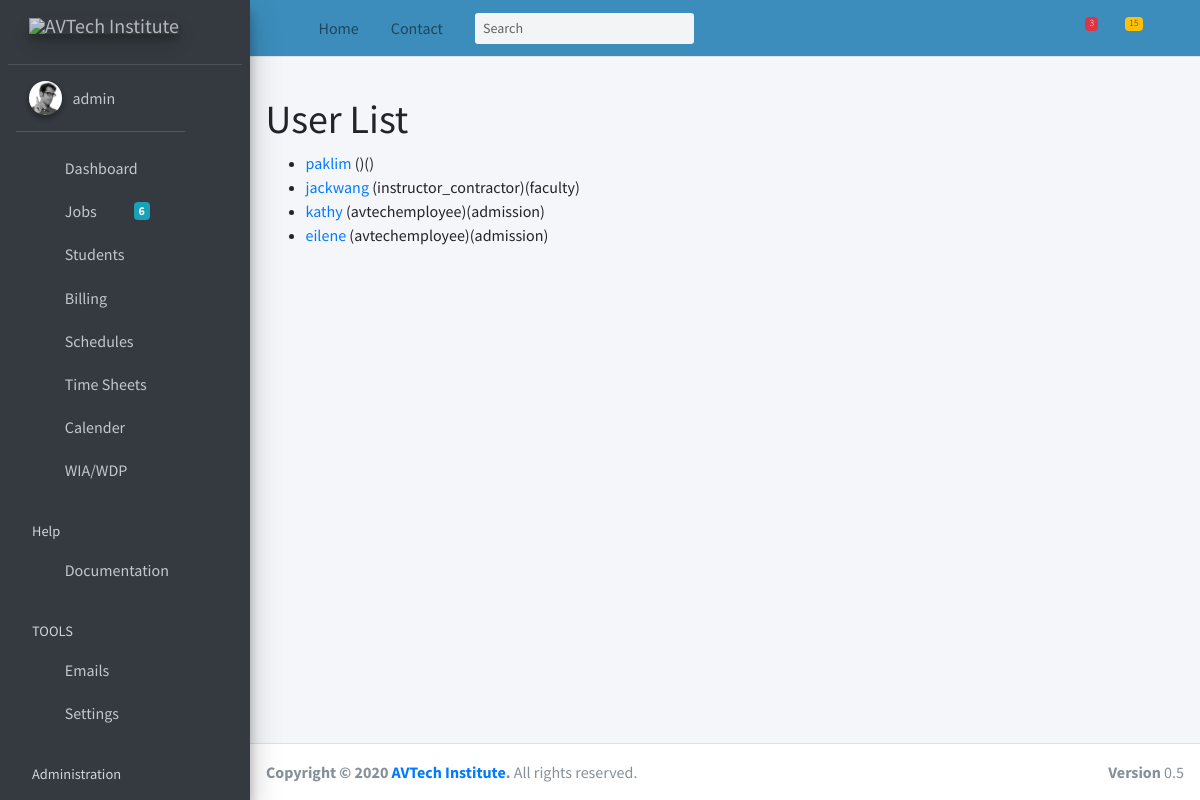
The page /home/userprofiles/ (signed in) on the database its author committed.
### home/models.py (models this page shows, shortened)
class UserProfile(models.Model):
    user = models.OneToOneField(User, on_delete=models.CASCADE)
    website = models.URLField(blank=True)
    picture = models.ImageField(upload_to='profile_images', blank=True)
    role = models.CharField(max_length=32, choices=USER_ROLE_CHOICES)
    avtech_department = models.CharField(max_length=32, choices=AVTECH_DEPARTMENT_CHOICES)
    def get_absolute_url(self):
        return reverse('home:userprofile-detail', kwargs={'pk' : self.id})
    class Meta:
        permissions = (("can_list_userprofiles", "List All User Profiles"),)

### home/views.py (the view)
# urls.py: path('userprofiles/', views.UserProfileListView.as_view(), name='list_userprofiles'),
class UserProfileListView(PermissionRequiredMixin, generic.ListView):
    model = UserProfile
    context_object_name = 'userprofile_list'  # your own name for the list as a template variable
    queryset = UserProfile.objects.filter  # Get all the users
    template_name = 'home/userprofile_list.html'  # Specify your own template name/location
    permission_required = 'home.can_list_userprofiles'
    def get_queryset(self):
        return UserProfile.objects.all()  # Get all users
    def get_context_data(self, **kwargs):
        context = super(UserProfileListView, self).get_context_data(**kwargs)
        context["jack"] = 'This is just some data'
        return context

### home/templates/home/userprofile_list.html (shortened to what this page needs)
{% extends "base.html" %}
{% load static %}
{% block UserProfile %}
    <li class="nav-item has-treeview">
        <a href="#" class="nav-link">
        </a>
    </li>
{% endblock %}
{% block content %}
    <h1>User List</h1>
    {% if userprofile_list %}
        <ul>
            {% for userprofile in userprofile_list %}
                <li>
                    <a href="{{ userprofile.get_absolute_url }}">
                        {{ userprofile.user }}
                    </a>
                    ({{ userprofile.role }})({{ userprofile.avtech_department }})
                </li>
            {% endfor %}
        </ul>
    {% else %}
        <p>There are no users in the system.</p>
    {% endif %}
{% endblock %}

### templates/base.html (shortened to what this page needs)
{% load static %}
<!DOCTYPE html>
<html lang="en">
<head>
    <link rel="stylesheet" href="{% static 'AdminLTE-3.0.5/plugins/fontawesome-free/css/all.min.css' %}">
    <link rel="stylesheet" href="https://code.ionicframework.com/ionicons/2.0.1/css/ionicons.min.css">
    <link rel="stylesheet"
          href="{% static 'AdminLTE-3.0.5/plugins/tempusdominus-bootstrap-4/css/tempusdominus-bootstrap-4.min.css' %}">
    <link rel="stylesheet" href="{% static 'AdminLTE-3.0.5/plugins/icheck-bootstrap/icheck-bootstrap.min.css' %}">
    <link rel="stylesheet" href="{% static 'AdminLTE-3.0.5/plugins/jqvmap/jqvmap.min.css' %}">
    <link rel="stylesheet" href="{% static 'AdminLTE-3.0.5/dist/css/adminlte.min.css' %}">
    <link rel="stylesheet" href="{% static 'AdminLTE-3.0.5/plugins/overlayScrollbars/css/OverlayScrollbars.min.css' %}">
    <link rel="stylesheet" href="{% static 'AdminLTE-3.0.5/plugins/daterangepicker/daterangepicker.css' %}">
    <link rel="stylesheet" href="{% static 'AdminLTE-3.0.5/plugins/summernote/summernote-bs4.css' %}">
</head>
<body class="hold-transition sidebar-mini layout-fixed">
<div class="wrapper">
    <nav class="main-header navbar navbar-expand navbar-lightblue navbar-light">
        <ul class="navbar-nav">
            <li class="nav-item">
                <a class="nav-link" data-widget="pushmenu" href="#" role="button"><i class="fas fa-bars"></i></a>
            </li>
            <li class="nav-item d-none d-sm-inline-block">
                <a href="index3.html" class="nav-link">Home</a>
            </li>
            <li class="nav-item d-none d-sm-inline-block">
                <a href="#" class="nav-link">Contact</a>
            </li>
        </ul>
        <form class="form-inline ml-3">
            <div class="input-group input-group-sm">
                <input class="form-control form-control-navbar" type="search" placeholder="Search" aria-label="Search">
                <div class="input-group-append">
                    <button class="btn btn-navbar" type="submit">
                        <i class="fas fa-search"></i>
                    </button>
                </div>
            </div>
        </form>
        <ul class="navbar-nav ml-auto">
            <li class="nav-item dropdown">
                <a class="nav-link" data-toggle="dropdown" href="#">
                    <i class="far fa-comments"></i>
                    <span class="badge badge-danger navbar-badge">3</span>
                </a>
            </li>
            <li class="nav-item dropdown">
                <a class="nav-link" data-toggle="dropdown" href="#">
                    <span class="badge badge-warning navbar-badge">15</span>
                </a>
            </li>
            <li class="nav-item dropdown">
                <a class="nav-link" data-toggle="dropdown" href="#">
                    <i class="far fa-user-circle"></i>
                </a>
            </li>
        </ul>
    </nav>
    {% block  sidebar %}
    <aside class="main-sidebar navbar sidebar-dark-lightblue elevation-4">
        <a href="index3.html" class="brand-link navbar-dark">
            <img src="{% static "images/avtech_logo_top.png" %}" alt="AVTech Institute" class="brand-image elevation-3"
                 style="opacity: .8">
            <span class="brand-text font-weight-light">&nbsp;</span>
        </a>
        <div class="sidebar">
            <div class="user-panel mt-3 pb-3 mb-3 d-flex">
                <div class="image">
                    <img src="dist/img/user2-160x160.jpg" class="img-circle elevation-2" alt="User Image">
                </div>
                <div class="info">
                    <a href="#" class="d-block">
                        {{ request.user }}
                    </a>
                </div>
            </div>
            <nav class="mt-2">
                <ul class="nav nav-pills nav-sidebar flex-column" data-widget="treeview" role="menu"
                    data-accordion="false">
                    <li class="nav-item">
                        <a href="#" class="nav-link">
                            <i class="nav-icon fas fa-tachometer-alt"></i>
                            <p>
                                Dashboard
                            </p>
                        </a>
                    </li>
                    <li class="nav-item has-treeview">
                        {% block Jobs_Application_Menu %}
                            <a href="#" class="nav-link">
                                <i class="nav-icon fas fa-copy"></i>
                                <p>
                                    Jobs
                                    <i class="fas fa-angle-left right"></i>
                                    <span class="badge badge-info right">6</span>
                                </p>
                            </a>
                        {% endblock %}
                    </li>
                    <li class="nav-item has-treeview">
                        {% block Stude_Application_Menus %}
                            <a href="#" class="nav-link">
                                <i class="nav-icon fas fa-chart-pie"></i>
                                <p>
                                    Students
                                    <i class="right fas fa-angle-left"></i>
                                </p>
                            </a>
                        {% endblock %}
                    </li>
                    <li class="nav-item has-treeview">
                        {% block Billing_Application_Menu %}
                            <a href="#" class="nav-link">
                                <i class="nav-icon fas fa-tree"></i>
                                <p>
                                    Billing
                                    <i class="fas fa-angle-left right"></i>
                                </p>
                            </a>
                        {% endblock %}
                    </li>
                    <li class="nav-item has-treeview">
                        {% block Schedules_Application_Menu %}
                            <a href="#" class="nav-link">
                                <i class="nav-icon fas fa-edit"></i>
                                <p>
                                    Schedules
                                    <i class="fas fa-angle-left right"></i>
                                </p>
                            </a>
                        {% endblock %}
                    </li>
                    <li class="nav-item has-treeview">
                        {% block Timesheet_Application_Menu %}
                            <a href="#" class="nav-link">
                                <i class="nav-icon fas fa-table"></i>
                                <p>
                                    Time Sheets
                                    <i class="fas fa-angle-left right"></i>
                                </p>
                            </a>
                        {% endblock %}
                    </li>
                    <li class="nav-item has-treeview">
                        {% block Calender_Application_Menu %}
                            <a href="#" class="nav-link">
                                <i class="nav-icon fas fa-table"></i>
                                <p>
                                    Calender
                                    <i class="fas fa-angle-left right"></i>
                                </p>
                            </a>
                        {% endblock %}
                    </li>
                    <li class="nav-item has-treeview {% if request.resolver_match.app_name == 'wiawdp' %}menu-open{% endif %}">
                        {% block WIAWDP_Application_Menu %}
                            {% include 'wiawdp/application_menu.html' %}
                        {% endblock %}
                    </li>
                    <li class="nav-header">Help</li>
                    <li class="nav-item">
                        <a href="https://adminlte.io/docs/3.0" class="nav-link">
                            <i class="nav-icon fas fa-file"></i>
                            <p>Documentation</p>
                        </a>
                    </li>
                    <li class="nav-header">TOOLS</li>
                    <li class="nav-item">
                        <a href="#" class="nav-link">
                            <i class="fas fa-circle nav-icon"></i>
                            <p>Emails</p>
                        </a>
                    </li>
                    <li class="nav-item">
                        <a href="#" class="nav-link">
                            <i class="fas fa-circle nav-icon"></i>
                            <p>Settings</p>
                        </a>
                    </li>
                    <li class="nav-header">Administration</li>
                    {% if perms.home.can_list_userprofiles or perms.home.add_userprofile %}
                        {% block UserProfile %}
                        {% endblock %}
                    {% endif %}
                </ul>
            </nav>
        </div>
    </aside>
    {% endblock %}
    <div class="content-wrapper">
        <div class="content-header">
        </div>
        <section class="content">
            <div class="container-fluid">
                {% block content %}
                {% endblock %}
            </div>
        </section>
    </div>
    <footer class="main-footer">
        <strong>Copyright &copy; 2020 <a href="http://www.avtechusa.com/avsitev6/index.html">AVTech
            Institute</a>.</strong>
        All rights reserved.
        <div class="float-right d-none d-sm-inline-block">
            <b>Version</b> 0.5
        </div>
    </footer>
</div>
</body>
</html>

### wiawdp/templates/wiawdp/application_menu.html (shortened to what this page needs)
{% if perms.wiawdp %}
    <a href="#" class="nav-link">
        <i class="nav-icon fas fa-table"></i>
        <p>
            WIA/WDP
            <i class="fas fa-angle-left right"></i>
        </p>
    </a>
{% endif %}

### rows shown on the page
UserProfile: user "paklim"
UserProfile: user "jackwang", role "instructor_contractor", avtech_department "faculty"
UserProfile: user "kathy", role "avtechemployee", avtech_department "admission"
UserProfile: user "eilene", role "avtechemployee", avtech_department "admission"

### other values the page prints
{{ request.user }} "admin"
